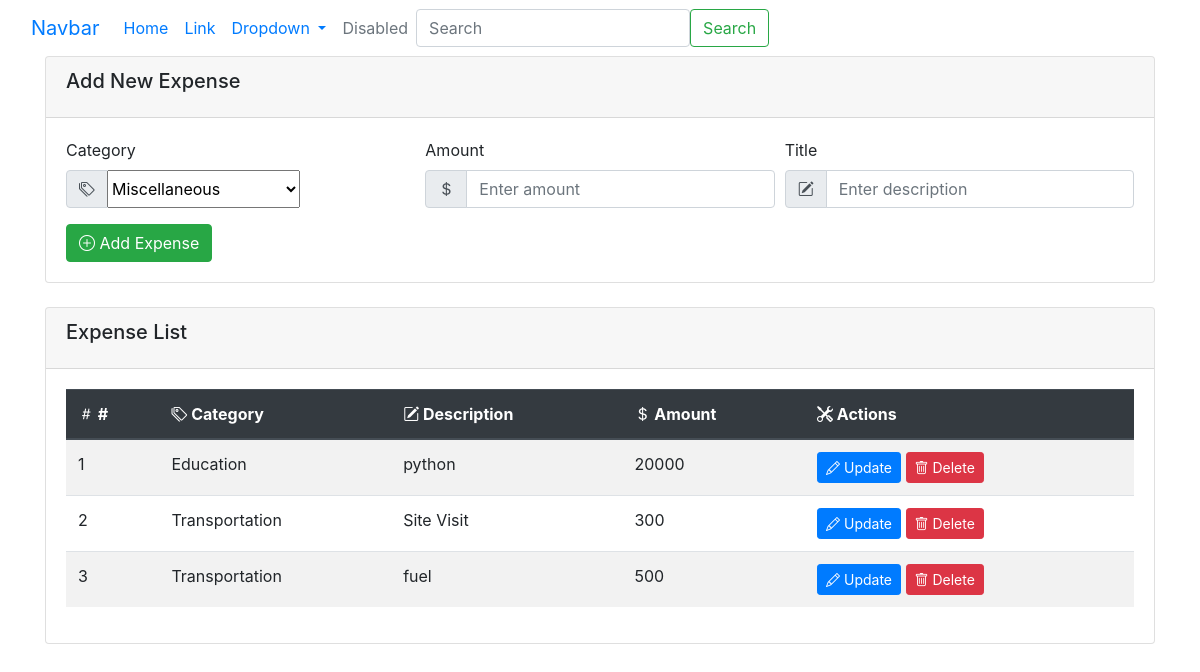
Page /expense/add (signed in) on the committed database.
### myapp/models.py (models this page shows, shortened)
class Expense(models.Model):
    title = models.CharField(max_length=200)
    amount = models.PositiveIntegerField()
    EXPENSE_CATEGORIES = (
            ('Housing', 'Housing'),
            ('Transportation', 'Transportation'),
            ('Food', 'Food'),
            ('Healthcare', 'Healthcare'),
            ('Education', 'Education'),
            ('Entertainment', 'Entertainment'),
            ('Personal Care', 'Personal Care'),
            ('Debt Payments', 'Debt Payments'),
            ('Savings & Investments', 'Savings & Investments'),
            ('Gifts & Donations', 'Gifts & Donations'),
            ('Insurance', 'Insurance'),
            ('Travel', 'Travel'),
            ('Miscellaneous', 'Miscellaneous'),
        )
    category = models.CharField(max_length=100,choices=EXPENSE_CATEGORIES,default="Miscellaneous")
    created_at = models.DateTimeField(auto_now_add=True)
    owner = models.ForeignKey(User,on_delete=models.CASCADE)

### myapp/views.py (the view, shortened to what this page needs)
# urls.py: path('expense/add',views.ExpenseView.as_view(),name="expense-add"),
@method_decorator(signin_required,name="dispatch")
class ExpenseView(View):
     def get(self,request,*args,**kwargs):
        form_instance = ExpenseForm()
        qs=Expense.objects.filter(owner=request.user).order_by("-created_at")
        return render(request,"expense_add.html",{"form":form_instance,"data":qs})

### myapp/forms.py
class ExpenseForm(forms.ModelForm):
    class Meta:
        model= Expense
        exclude = ('created_at','owner')

### myapp/templates/expense_add.html (shortened to what this page needs)
{%extends 'base.html'%} {%block main_block%}
<div class="container">
  <div class="card mb-4">
    <div class="card-header">
      <h5 class="card-title">Add New Expense</h5>
    </div>
    <div class="card-body">
      <form method="post">
        <div class="form-row">
          <div class="form-group col-md-4">
            <label for="expenseCategory">Category</label>
            <div class="input-group">
              <div class="input-group-prepend">
                <span class="input-group-text"><i class="bi bi-tags"></i></span>
              </div>
              {{form.category}}
            </div>
          </div>
          <div class="form-group col-md-4">
            <label for="expenseAmount">Amount</label>
            <div class="input-group">
              <div class="input-group-prepend">
                <span class="input-group-text"
                  ><i class="bi bi-currency-dollar"></i
                ></span>
              </div>
              <input
                name="amount"
                type="number"
                class="form-control"
                id="expenseAmount"
                placeholder="Enter amount"
                required
              />
            </div>
          </div>
          <div class="form-group col-md-4">
            <label for="expenseDescription">Title</label>
            <div class="input-group">
              <div class="input-group-prepend">
                <span class="input-group-text"
                  ><i class="bi bi-pencil-square"></i
                ></span>
              </div>
              <input
                name="title"
                type="text"
                class="form-control"
                id="expenseDescription"
                placeholder="Enter description"
                required
              />
            </div>
          </div>
        </div>
        <button type="submit" class="btn btn-success">
          <i class="bi bi-plus-circle"></i> Add Expense
        </button>
      </form>
    </div>
  </div>
</div>
<div class="container">
  <div class="card">
    <div class="card-header">
      <h5 class="card-title">Expense List</h5>
    </div>
    <div class="card-body">
      <table class="table table-striped table-hover">
        <thead class="thead-dark">
          <tr>
            <th><i class="bi bi-hash"></i> #</th>
            <th><i class="bi bi-tags"></i> Category</th>
            <th><i class="bi bi-pencil-square"></i> Description</th>
            <th><i class="bi bi-currency-dollar"></i> Amount</th>
            <th><i class="bi bi-tools"></i> Actions</th>
          </tr>
        </thead>
        <tbody>
          {%for e in data%}
          <tr>
            <td>{{forloop.counter}}</td>
            <td>{{e.category}}</td>
            <td>{{e.title}}</td>
            <td>{{e.amount}}</td>
            <td>
              <a
                href="{%url 'expense-update' e.id%}"
                class="btn btn-primary btn-sm"
              >
                <i class="bi bi-pencil"></i> Update
              </a>
              <a
                href="{%url 'expense-delete' e.id%}"
                class="btn btn-danger btn-sm"
              >
                <i class="bi bi-trash"></i> Delete
              </a>
            </td>
          </tr>
          {%endfor%}
        </tbody>
      </table>
    </div>
  </div>
</div>
{%endblock%}

### rows in the picture
Expense: category "Education", title "python", amount "20000"
Expense: category "Transportation", title "Site Visit", amount "300"
Expense: category "Transportation", title "fuel", amount "500"
